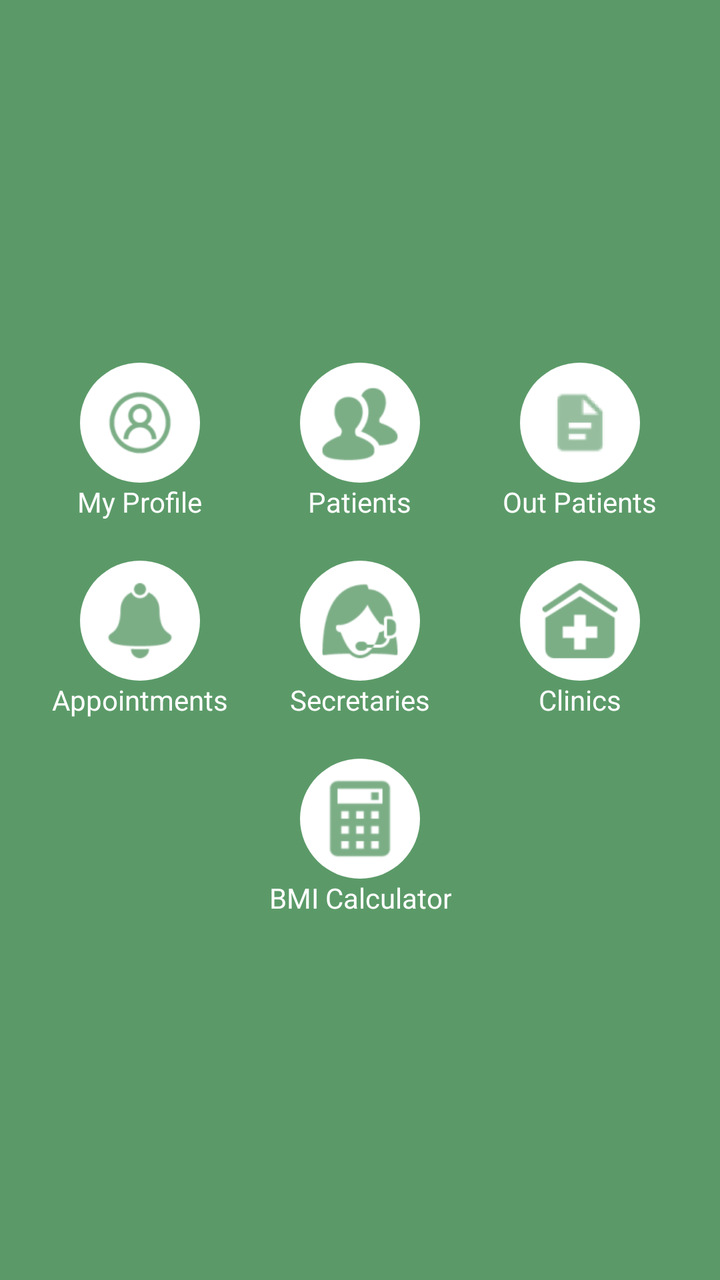
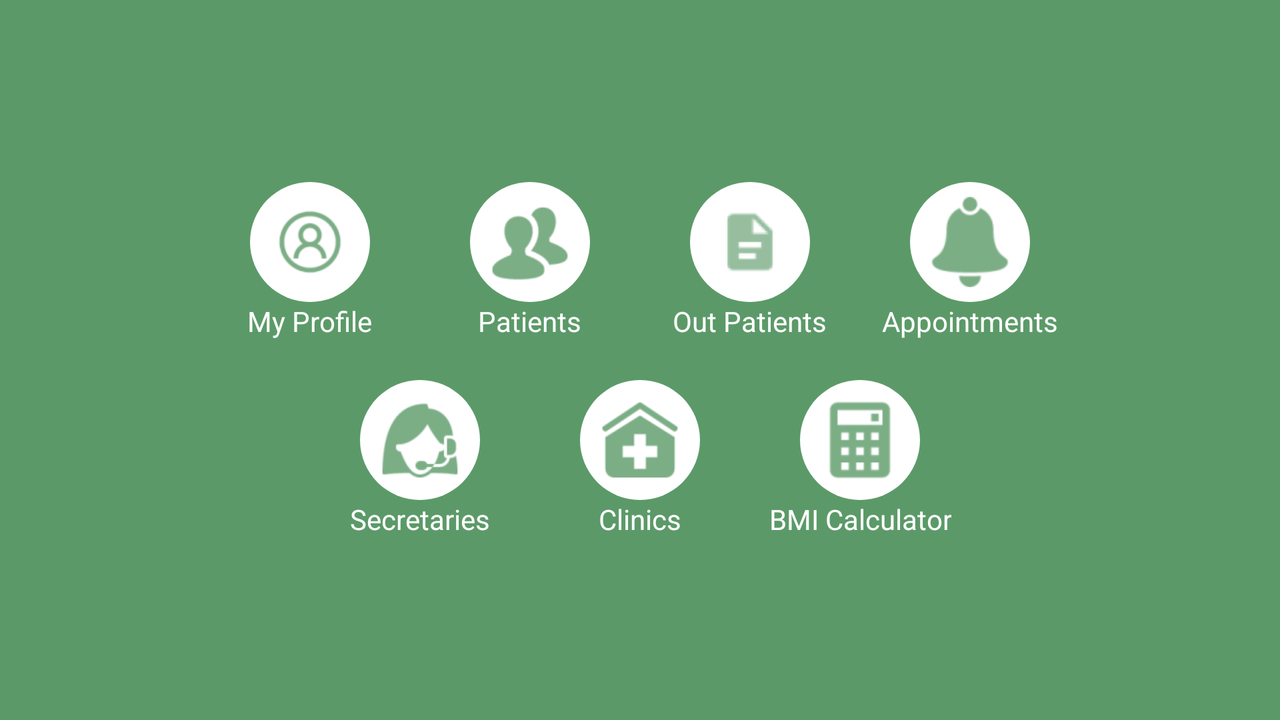

Compare how this app lays out the same screen by default and in its alternative resource folder. The renders come first, then the two layout files and the values they reference.
<!-- AndroidManifest.xml: application theme AppTheme -->
<!-- res/layout/home_layout.xml -->
<?xml version="1.0" encoding="utf-8"?>
<LinearLayout xmlns:android="http://schemas.android.com/apk/res/android"
    android:layout_width="match_parent"
    android:layout_height="match_parent"
    android:orientation="vertical"
    android:gravity="center"
    android:background="@color/ColorPrimary">



    <LinearLayout
        android:layout_width="match_parent"
        android:layout_height="wrap_content"
        android:orientation="vertical"
        android:gravity="center">
        <LinearLayout
            android:layout_width="match_parent"
            android:layout_height="wrap_content"
            android:orientation="horizontal"
            android:gravity="center">
            <LinearLayout
                android:layout_width="100dp"
                android:layout_height="wrap_content"
                android:orientation="vertical">
                <ImageView
                    android:id="@+id/img_profile"
                    android:layout_width="match_parent"
                    android:layout_height="60dp"
                    android:layout_marginLeft="20dp"
                    android:layout_marginRight="20dp"
                    android:padding="5dp"
                    android:src="@drawable/ic_userprofile"
                    android:background="@drawable/ring"/>
                <TextView
                    android:layout_width="wrap_content"
                    android:layout_height="wrap_content"
                    android:text="My Profile"
                    android:layout_gravity="center"
                    android:textColor="@color/home_text_color"/>
            </LinearLayout>
            <LinearLayout
                android:layout_width="100dp"
                android:layout_height="wrap_content"
                android:orientation="vertical"
                android:layout_marginLeft="10dp">
                <ImageView
                    android:id="@+id/img_patient"
                    android:layout_width="match_parent"
                    android:layout_height="60dp"
                    android:layout_marginLeft="20dp"
                    android:layout_marginRight="20dp"
                    android:padding="5dp"
                    android:src="@drawable/ic_patient_filled"
                    android:background="@drawable/ring"/>
                <TextView
                    android:layout_width="wrap_content"
                    android:layout_height="wrap_content"
                    android:text="Patients"
                    android:layout_gravity="center"
                    android:textColor="@color/home_text_color"/>
            </LinearLayout>


            <LinearLayout
                android:layout_width="100dp"
                android:layout_height="wrap_content"
                android:orientation="vertical"
                android:layout_marginLeft="10dp">
                <ImageView
                    android:id="@+id/img_outpatients"
                    android:layout_width="match_parent"
                    android:layout_height="60dp"
                    android:layout_marginLeft="20dp"
                    android:layout_marginRight="20dp"
                    android:src="@drawable/ic_medical_record_filled"
                    android:background="@drawable/ring"/>
                <TextView
                    android:layout_width="wrap_content"
                    android:layout_height="wrap_content"
                    android:text="Out Patients"
                    android:layout_gravity="center"
                    android:textColor="@color/home_text_color"/>
            </LinearLayout>





        </LinearLayout>






        <LinearLayout
            android:layout_width="match_parent"
            android:layout_height="wrap_content"
            android:orientation="horizontal"
            android:gravity="center"
            android:layout_marginTop="20dp">
            <LinearLayout
                android:layout_width="100dp"
                android:layout_height="wrap_content"
                android:orientation="vertical">

                <ImageView
                    android:id="@+id/img_appointments"
                    android:layout_width="match_parent"
                    android:layout_height="60dp"
                    android:layout_marginLeft="20dp"
                    android:layout_marginRight="20dp"
                    android:padding="5dp"
                    android:src="@drawable/ic_appointments_filled"
                    android:background="@drawable/ring"/>
                <TextView
                    android:layout_width="wrap_content"
                    android:layout_height="wrap_content"
                    android:text="Appointments"
                    android:layout_gravity="center"
                    android:textColor="@color/home_text_color"/>
            </LinearLayout>
            <LinearLayout
                android:layout_width="100dp"
                android:layout_height="wrap_content"
                android:orientation="vertical"
                android:layout_marginLeft="10dp">
                <ImageView
                    android:id="@+id/img_secretary"
                    android:layout_width="match_parent"
                    android:layout_height="60dp"
                    android:layout_marginLeft="20dp"
                    android:layout_marginRight="20dp"
                    android:padding="5dp"
                    android:src="@drawable/ic_secretary_filled"
                    android:background="@drawable/ring"/>
                <TextView
                    android:layout_width="wrap_content"
                    android:layout_height="wrap_content"
                    android:text="Secretaries"
                    android:layout_gravity="center"
                    android:textColor="@color/home_text_color"/>

            </LinearLayout>
            <LinearLayout
                android:layout_width="100dp"
                android:layout_height="wrap_content"
                android:orientation="vertical"
                android:layout_marginLeft="10dp">
                <ImageView
                    android:id="@+id/img_clinic"
                    android:layout_width="match_parent"
                    android:layout_height="60dp"
                    android:layout_marginLeft="20dp"
                    android:layout_marginRight="20dp"
                    android:padding="5dp"
                    android:src="@drawable/ic_clinic_filled"
                    android:background="@drawable/ring"/>
                <TextView
                    android:layout_width="wrap_content"
                    android:layout_height="wrap_content"
                    android:text="Clinics"
                    android:layout_gravity="center"
                    android:textColor="@color/home_text_color"/>

            </LinearLayout>


        </LinearLayout>
        <LinearLayout
            android:layout_width="match_parent"
            android:layout_height="wrap_content"
            android:orientation="horizontal"
            android:gravity="center"
            android:layout_marginTop="20dp">
            <LinearLayout
                android:layout_width="100dp"
                android:layout_height="wrap_content"
                android:orientation="vertical">
                <ImageView
                    android:id="@+id/img_calculator"
                    android:layout_width="match_parent"
                    android:layout_height="60dp"
                    android:layout_marginLeft="20dp"
                    android:layout_marginRight="20dp"
                    android:src="@drawable/ic_calculator_filled"
                    android:background="@drawable/ring"/>
                <TextView
                    android:layout_width="wrap_content"
                    android:layout_height="wrap_content"
                    android:text="BMI Calculator"
                    android:layout_gravity="center"
                    android:gravity="center"
                    android:textColor="@color/home_text_color"/>
            </LinearLayout>
        </LinearLayout>


    </LinearLayout>
</LinearLayout>
<!-- resources referenced by this layout -->
<resources>
  <color name="ColorPrimary">#5B9A68</color>
  <color name="home_text_color">#fff</color>
  <!-- drawable ic_appointments_filled: png bitmap (drawable-hdpi, 761 bytes) -->
  <!-- drawable ic_calculator_filled: png bitmap (drawable-hdpi, 415 bytes) -->
  <!-- drawable ic_clinic_filled: png bitmap (drawable-hdpi, 854 bytes) -->
  <!-- drawable ic_medical_record_filled: png bitmap (drawable-hdpi, 514 bytes) -->
  <!-- drawable ic_patient_filled: png bitmap (drawable-hdpi, 1049 bytes) -->
  <!-- drawable ic_secretary_filled: png bitmap (drawable-hdpi, 1227 bytes) -->
  <!-- drawable ic_userprofile: png bitmap (drawable-hdpi, 973 bytes) -->
  <!-- drawable ring (drawable) -->
  <?xml version="1.0" encoding="utf-8"?>
  <shape xmlns:android="http://schemas.android.com/apk/res/android"
      android:shape="oval">
      <solid android:color="@color/white">
  
      </solid>
      <corners
          android:radius="80dp"/>
  </shape>
  <style name="AppTheme" parent="Base.Theme.AppCompat.Light">
          <item name="android:displayOptions">useLogo|showHome</item>
      </style>
  <color name="white">#FFFFFF</color>
</resources>
<!-- res/layout-land/home_layout.xml (the author's variant of the layout above) -->
<!-- drawn on the phone turned sideways -->
<?xml version="1.0" encoding="utf-8"?>
<LinearLayout xmlns:android="http://schemas.android.com/apk/res/android"
    android:layout_width="match_parent"
    android:layout_height="match_parent"
    android:orientation="vertical"
    android:gravity="center"
    android:background="@color/ColorPrimary">


    <LinearLayout
        android:layout_width="match_parent"
        android:layout_height="wrap_content"
        android:orientation="vertical"
        android:gravity="center">
        <LinearLayout
            android:layout_width="match_parent"
            android:layout_height="wrap_content"
            android:orientation="horizontal"
            android:gravity="center">
            <LinearLayout
                android:layout_width="100dp"
                android:layout_height="wrap_content"
                android:orientation="vertical">
                <ImageView
                    android:id="@+id/img_profile"
                    android:layout_width="match_parent"
                    android:layout_height="60dp"
                    android:layout_marginLeft="20dp"
                    android:layout_marginRight="20dp"
                    android:padding="5dp"
                    android:src="@drawable/ic_userprofile"
                    android:background="@drawable/ring"/>
                <TextView
                    android:layout_width="wrap_content"
                    android:layout_height="wrap_content"
                    android:text="My Profile"
                    android:layout_gravity="center"
                    android:textColor="@color/home_text_color"/>
            </LinearLayout>
            <LinearLayout
                android:layout_width="100dp"
                android:layout_height="wrap_content"
                android:orientation="vertical"
                android:layout_marginLeft="10dp">
                <ImageView
                    android:id="@+id/img_patient"
                    android:layout_width="match_parent"
                    android:layout_height="60dp"
                    android:layout_marginLeft="20dp"
                    android:layout_marginRight="20dp"
                    android:padding="5dp"
                    android:src="@drawable/ic_patient_filled"
                    android:background="@drawable/ring"/>
                <TextView
                    android:layout_width="wrap_content"
                    android:layout_height="wrap_content"
                    android:text="Patients"
                    android:layout_gravity="center"
                    android:textColor="@color/home_text_color"/>
            </LinearLayout>


            <LinearLayout
                android:layout_width="100dp"
                android:layout_height="wrap_content"
                android:orientation="vertical"
                android:layout_marginLeft="10dp">
                <ImageView
                    android:id="@+id/img_outpatients"
                    android:layout_width="match_parent"
                    android:layout_height="60dp"
                    android:layout_marginLeft="20dp"
                    android:layout_marginRight="20dp"
                    android:src="@drawable/ic_medical_record_filled"
                    android:background="@drawable/ring"/>
                <TextView
                    android:layout_width="wrap_content"
                    android:layout_height="wrap_content"
                    android:text="Out Patients"
                    android:layout_gravity="center"
                    android:textColor="@color/home_text_color"/>
            </LinearLayout>

            <LinearLayout
                android:layout_width="100dp"
                android:layout_height="wrap_content"
                android:orientation="vertical"
                android:layout_marginLeft="10dp">

                <ImageView
                    android:id="@+id/img_appointments"
                    android:layout_width="match_parent"
                    android:layout_height="60dp"
                    android:layout_marginLeft="20dp"
                    android:layout_marginRight="20dp"
                    android:src="@drawable/ic_appointments_filled"
                    android:background="@drawable/ring"/>
                <TextView
                    android:layout_width="wrap_content"
                    android:layout_height="wrap_content"
                    android:text="Appointments"
                    android:layout_gravity="center"
                    android:textColor="@color/home_text_color"/>
            </LinearLayout>




        </LinearLayout>






        <LinearLayout
            android:layout_width="match_parent"
            android:layout_height="wrap_content"
            android:orientation="horizontal"
            android:gravity="center"
            android:layout_marginTop="20dp">

            <LinearLayout
                android:layout_width="100dp"
                android:layout_height="wrap_content"
                android:orientation="vertical">
                <ImageView
                    android:id="@+id/img_secretary"
                    android:layout_width="match_parent"
                    android:layout_height="60dp"
                    android:layout_marginLeft="20dp"
                    android:layout_marginRight="20dp"
                    android:padding="5dp"
                    android:src="@drawable/ic_secretary_filled"
                    android:background="@drawable/ring"/>
                <TextView
                    android:layout_width="wrap_content"
                    android:layout_height="wrap_content"
                    android:text="Secretaries"
                    android:layout_gravity="center"
                    android:textColor="@color/home_text_color"/>

            </LinearLayout>
            <LinearLayout
                android:layout_width="100dp"
                android:layout_height="wrap_content"
                android:orientation="vertical"
                android:layout_marginLeft="10dp">
                <ImageView
                    android:id="@+id/img_clinic"
                    android:layout_width="match_parent"
                    android:layout_height="60dp"
                    android:layout_marginLeft="20dp"
                    android:layout_marginRight="20dp"
                    android:padding="5dp"
                    android:src="@drawable/ic_clinic_filled"
                    android:background="@drawable/ring"/>
                <TextView
                    android:layout_width="wrap_content"
                    android:layout_height="wrap_content"
                    android:text="Clinics"
                    android:layout_gravity="center"
                    android:textColor="@color/home_text_color"/>

            </LinearLayout>
            <LinearLayout
                android:layout_width="100dp"
                android:layout_height="wrap_content"
                android:orientation="vertical"
                android:layout_marginLeft="10dp">
                <ImageView
                    android:id="@+id/img_calculator"
                    android:layout_width="match_parent"
                    android:layout_height="60dp"
                    android:layout_marginLeft="20dp"
                    android:layout_marginRight="20dp"
                    android:src="@drawable/ic_calculator_filled"
                    android:background="@drawable/ring"/>
                <TextView
                    android:layout_width="wrap_content"
                    android:layout_height="wrap_content"
                    android:text="BMI Calculator"
                    android:layout_gravity="center"
                    android:gravity="center"
                    android:textColor="@color/home_text_color"/>
            </LinearLayout>
        </LinearLayout>

    </LinearLayout>
</LinearLayout>
